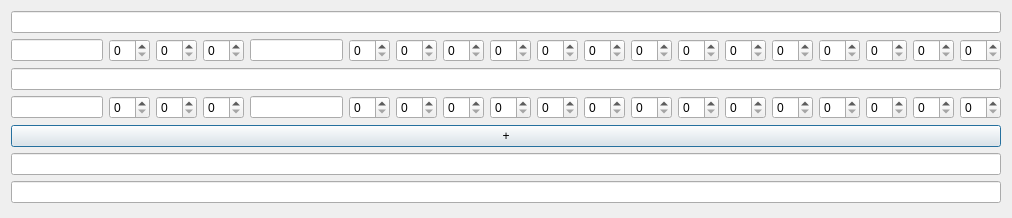
<?xml version="1.0" encoding="UTF-8"?>
<ui version="4.0">
 <class>dividesubj</class>
 <widget class="QDialog" name="dividesubj">
  <property name="geometry">
   <rect>
    <x>0</x>
    <y>0</y>
    <width>1012</width>
    <height>218</height>
   </rect>
  </property>
  <property name="windowTitle">
   <string>Dialog</string>
  </property>
  <layout class="QVBoxLayout" name="verticalLayout">
   <item>
    <widget class="QLineEdit" name="dis_nameLE"/>
   </item>
   <item>
    <layout class="QHBoxLayout" name="horizontalLayout_2">
     <item>
      <widget class="QLineEdit" name="facLE"/>
     </item>
     <item>
      <widget class="QSpinBox" name="kursSB"/>
     </item>
     <item>
      <widget class="QSpinBox" name="chislo_chSB"/>
     </item>
     <item>
      <widget class="QSpinBox" name="chislo_grSB"/>
     </item>
     <item>
      <widget class="QLineEdit" name="grLE"/>
     </item>
     <item>
      <widget class="QSpinBox" name="lkSB"/>
     </item>
     <item>
      <widget class="QSpinBox" name="ksSB"/>
     </item>
     <item>
      <widget class="QSpinBox" name="pract_na_grSB"/>
     </item>
     <item>
      <widget class="QSpinBox" name="pract_vsegoSB"/>
     </item>
     <item>
      <widget class="QSpinBox" name="lab_na_grSB"/>
     </item>
     <item>
      <widget class="QSpinBox" name="lab_vsegoSB"/>
     </item>
     <item>
      <widget class="QSpinBox" name="srs_na_grSB"/>
     </item>
     <item>
      <widget class="QSpinBox" name="srs_vsegoSB"/>
     </item>
     <item>
      <widget class="QSpinBox" name="kp_krSB"/>
     </item>
     <item>
      <widget class="QSpinBox" name="ekzSB"/>
     </item>
     <item>
      <widget class="QSpinBox" name="zachSB"/>
     </item>
     <item>
      <widget class="QSpinBox" name="rkrzSB"/>
     </item>
     <item>
      <widget class="QSpinBox" name="rgrSB"/>
     </item>
     <item>
      <widget class="QSpinBox" name="vsegoSB"/>
     </item>
    </layout>
   </item>
   <item>
    <widget class="QLineEdit" name="dis_nameLE_2"/>
   </item>
   <item>
    <layout class="QHBoxLayout" name="horizontalLayout">
     <item>
      <widget class="QLineEdit" name="facLE_2"/>
     </item>
     <item>
      <widget class="QSpinBox" name="kursSB_2"/>
     </item>
     <item>
      <widget class="QSpinBox" name="chislo_chSB_2"/>
     </item>
     <item>
      <widget class="QSpinBox" name="chislo_grSB_2"/>
     </item>
     <item>
      <widget class="QLineEdit" name="grLE_2"/>
     </item>
     <item>
      <widget class="QSpinBox" name="lkSB_2"/>
     </item>
     <item>
      <widget class="QSpinBox" name="ksSB_2"/>
     </item>
     <item>
      <widget class="QSpinBox" name="pract_na_grSB_2"/>
     </item>
     <item>
      <widget class="QSpinBox" name="pract_vsegoSB_2"/>
     </item>
     <item>
      <widget class="QSpinBox" name="lab_na_grSB_2"/>
     </item>
     <item>
      <widget class="QSpinBox" name="lab_vsegoSB_2"/>
     </item>
     <item>
      <widget class="QSpinBox" name="srs_na_grSB_2"/>
     </item>
     <item>
      <widget class="QSpinBox" name="srs_vsegoSB_2"/>
     </item>
     <item>
      <widget class="QSpinBox" name="kp_krSB_2"/>
     </item>
     <item>
      <widget class="QSpinBox" name="ekzSB_2"/>
     </item>
     <item>
      <widget class="QSpinBox" name="zachSB_2"/>
     </item>
     <item>
      <widget class="QSpinBox" name="rkrzSB_2"/>
     </item>
     <item>
      <widget class="QSpinBox" name="rgrSB_2"/>
     </item>
     <item>
      <widget class="QSpinBox" name="vsegoSB_2"/>
     </item>
    </layout>
   </item>
   <item>
    <widget class="QPushButton" name="acceptDivisionBtn">
     <property name="text">
      <string>+</string>
     </property>
    </widget>
   </item>
   <item>
    <widget class="QLineEdit" name="lineEdit"/>
   </item>
   <item>
    <widget class="QLineEdit" name="lineEdit_2"/>
   </item>
  </layout>
 </widget>
 <resources/>
 <connections/>
</ui>
